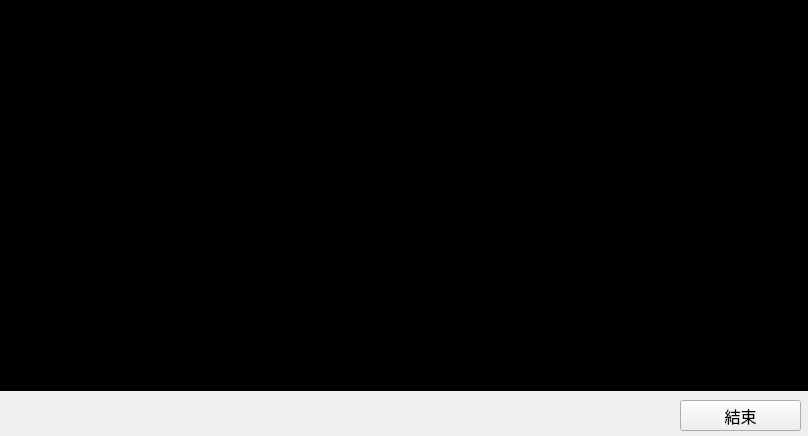
<?xml version="1.0" encoding="UTF-8"?>
<ui version="4.0">
 <class>Log</class>
 <widget class="QWidget" name="Log">
  <property name="geometry">
   <rect>
    <x>0</x>
    <y>0</y>
    <width>808</width>
    <height>436</height>
   </rect>
  </property>
  <property name="windowTitle">
   <string>Log</string>
  </property>
  <widget class="QTextEdit" name="textEdit">
   <property name="geometry">
    <rect>
     <x>0</x>
     <y>0</y>
     <width>811</width>
     <height>391</height>
    </rect>
   </property>
   <property name="font">
    <font>
     <family>Arial</family>
     <pointsize>12</pointsize>
    </font>
   </property>
   <property name="styleSheet">
    <string notr="true">background-color: rgb(0, 0, 0);
color: rgb(255, 255, 255);</string>
   </property>
   <property name="readOnly">
    <bool>true</bool>
   </property>
   <property name="html">
    <string>&lt;!DOCTYPE HTML PUBLIC &quot;-//W3C//DTD HTML 4.0//EN&quot; &quot;http://www.w3.org/TR/REC-html40/strict.dtd&quot;&gt;
&lt;html&gt;&lt;head&gt;&lt;meta name=&quot;qrichtext&quot; content=&quot;1&quot; /&gt;&lt;style type=&quot;text/css&quot;&gt;
p, li { white-space: pre-wrap; }
&lt;/style&gt;&lt;/head&gt;&lt;body style=&quot; font-family:'Arial'; font-size:12pt; font-weight:400; font-style:normal;&quot;&gt;
&lt;p style=&quot;-qt-paragraph-type:empty; margin-top:0px; margin-bottom:0px; margin-left:0px; margin-right:0px; -qt-block-indent:0; text-indent:0px; font-size:16pt;&quot;&gt;&lt;br /&gt;&lt;/p&gt;&lt;/body&gt;&lt;/html&gt;</string>
   </property>
  </widget>
  <widget class="QPushButton" name="pushButton">
   <property name="geometry">
    <rect>
     <x>680</x>
     <y>400</y>
     <width>121</width>
     <height>31</height>
    </rect>
   </property>
   <property name="font">
    <font>
     <family>Arial</family>
     <pointsize>12</pointsize>
    </font>
   </property>
   <property name="text">
    <string>結束</string>
   </property>
  </widget>
 </widget>
 <resources/>
 <connections/>
</ui>
